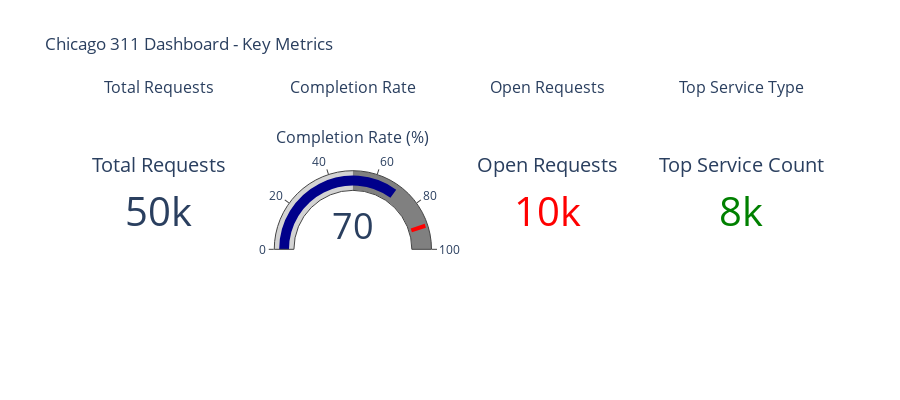

The notebook cell saved with this chart:
### Markdown cell above
## 1. Dashboard Overview - Key Metrics

### Code cell
# Run comprehensive analysis
print("🚀 Running comprehensive analysis...")
analysis_results = eda.run_comprehensive_analysis()

# Extract key metrics for dashboard
if 'basic_statistics' in analysis_results:
    basic_stats = analysis_results['basic_statistics']
    
    # Create key metrics display
    fig = go.Figure()
    
    # Get metrics
    total_requests = basic_stats['overview'].get('total_records', 0)
    
    # Status breakdown
    status_data = basic_stats.get('status_distribution', [])
    completed = next((s['count'] for s in status_data if s['_id'] == 'Completed'), 0)
    open_requests = next((s['count'] for s in status_data if s['_id'] == 'Open'), 0)
    completion_rate = (completed / total_requests * 100) if total_requests > 0 else 0
    
    # Create metrics cards
    fig = make_subplots(
        rows=1, cols=4,
        specs=[[{"type": "indicator"}, {"type": "indicator"}, 
                {"type": "indicator"}, {"type": "indicator"}]],
        subplot_titles=["Total Requests", "Completion Rate", "Open Requests", "Top Service Type"]
    )
    
    # Total requests
    fig.add_trace(go.Indicator(
        mode="number",
        value=total_requests,
        number={"font": {"size": 40}},
        title={"text": "Total Requests", "font": {"size": 20}}
    ), row=1, col=1)
    
    # Completion rate
    fig.add_trace(go.Indicator(
        mode="gauge+number",
        value=completion_rate,
        gauge={'axis': {'range': [None, 100]},
               'bar': {'color': "darkblue"},
               'steps': [{'range': [0, 50], 'color': "lightgray"},
                        {'range': [50, 100], 'color': "gray"}],
               'threshold': {'line': {'color': "red", 'width': 4},
                           'thickness': 0.75, 'value': 90}},
        title={"text": "Completion Rate (%)", "font": {"size": 16}}
    ), row=1, col=2)
    
    # Open requests
    fig.add_trace(go.Indicator(
        mode="number",
        value=open_requests,
        number={"font": {"size": 40, "color": "red"}},
        title={"text": "Open Requests", "font": {"size": 20}}
    ), row=1, col=3)
    
    # Top service type count
    top_service = basic_stats.get('top_service_types', [])
    top_count = top_service[0]['count'] if top_service else 0
    fig.add_trace(go.Indicator(
        mode="number",
        value=top_count,
        number={"font": {"size": 40, "color": "green"}},
        title={"text": "Top Service Count", "font": {"size": 20}}
    ), row=1, col=4)
    
    fig.update_layout(
        title="Chicago 311 Dashboard - Key Metrics",
        height=400,
        template="plotly_white"
    )
    
    fig.show()
    
    print(f"✅ Key metrics displayed - {total_requests:,} total requests analyzed")

### Figure 1 — Plotly figure (JSON) as saved in the notebook; plotly's stock layout.template omitted (floating-point values rounded to 4 significant figures)
{"data": [{"domain": {"x": [0, 0.2125], "y": [0, 1]}, "mode": "number", "number": {"font": {"size": 40}}, "title": {"font": {"size": 20}, "text": "Total Requests"}, "type": "indicator", "value": 50000}, {"domain": {"x": [0.2625, 0.475], "y": [0, 1]}, "gauge": {"axis": {"range": [null, 100]}, "bar": {"color": "darkblue"}, "steps": [{"color": "lightgray", "range": [0, 50]}, {"color": "gray", "range": [50, 100]}], "threshold": {"line": {"color": "red", "width": 4}, "thickness": 0.75, "value": 90}}, "mode": "gauge+number", "title": {"font": {"size": 16}, "text": "Completion Rate (%)"}, "type": "indicator", "value": 70}, {"domain": {"x": [0.525, 0.7375], "y": [0, 1]}, "mode": "number", "number": {"font": {"color": "red", "size": 40}}, "title": {"font": {"size": 20}, "text": "Open Requests"}, "type": "indicator", "value": 10000}, {"domain": {"x": [0.7875, 1], "y": [0, 1]}, "mode": "number", "number": {"font": {"color": "green", "size": 40}}, "title": {"font": {"size": 20}, "text": "Top Service Count"}, "type": "indicator", "value": 8000}], "layout": {"annotations": [{"font": {"size": 16}, "showarrow": false, "text": "Total Requests", "x": 0.1062, "xanchor": "center", "xref": "paper", "y": 1, "yanchor": "bottom", "yref": "paper"}, {"font": {"size": 16}, "showarrow": false, "text": "Completion Rate", "x": 0.3688, "xanchor": "center", "xref": "paper", "y": 1, "yanchor": "bottom", "yref": "paper"}, {"font": {"size": 16}, "showarrow": false, "text": "Open Requests", "x": 0.6313, "xanchor": "center", "xref": "paper", "y": 1, "yanchor": "bottom", "yref": "paper"}, {"font": {"size": 16}, "showarrow": false, "text": "Top Service Type", "x": 0.8938, "xanchor": "center", "xref": "paper", "y": 1, "yanchor": "bottom", "yref": "paper"}], "height": 400, "title": {"text": "Chicago 311 Dashboard - Key Metrics"}}}
